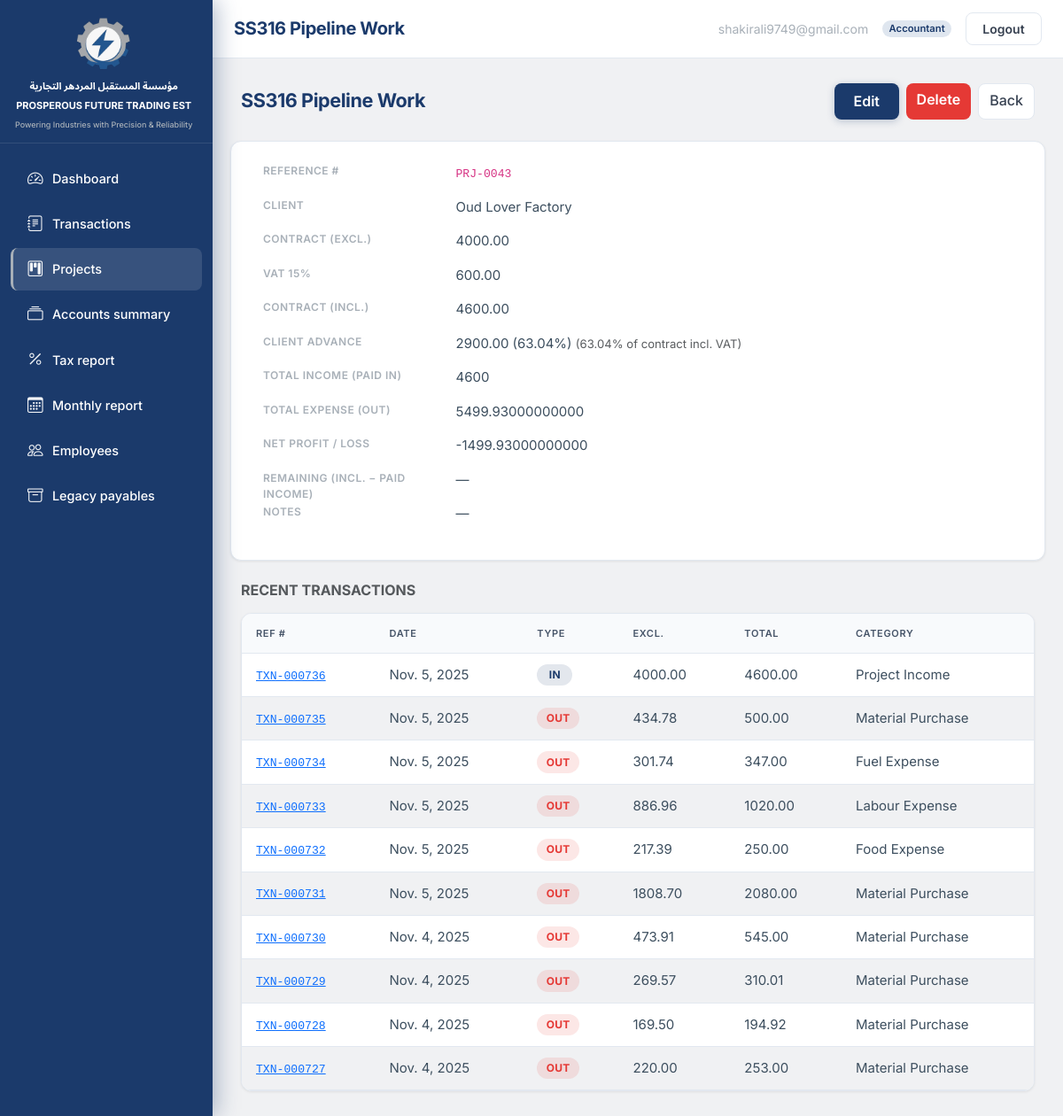
/projects/ref/PRJ-0043/ (signed in), run on the app's committed database.
### projects/models.py (models this page shows, shortened)
class Project(models.Model):
    reference_number = models.CharField(
        max_length=64,
        unique=True,
        db_index=True,
        verbose_name="Reference #",
    )
    name = models.CharField(max_length=255, unique=True)
    client_name = models.CharField(max_length=255, blank=True)
    contract_value_excl_vat = models.DecimalField(
        max_digits=14, decimal_places=2, null=True, blank=True
    )
    advance_amount_incl_vat = models.DecimalField(
        max_digits=14,
        decimal_places=2,
        null=True,
        blank=True,
        verbose_name="Client advance (incl. VAT)",
        help_text="Optional. Leave blank if client pays no advance.",
    )
    notes = models.TextField(blank=True)
    class Meta:
        ordering = ["name"]
    @property
    def vat_15(self):
        if self.contract_value_excl_vat is None:
            return None
        return (self.contract_value_excl_vat * Decimal("0.15")).quantize(Decimal("0.01"))
    @property
    def contract_incl_vat(self):
        if self.contract_value_excl_vat is None or self.vat_15 is None:
            return None
        return self.contract_value_excl_vat + self.vat_15
    @property
    def advance_percent_of_contract(self):
        amt = self.advance_amount_incl_vat
        contract = self.contract_incl_vat
        if amt is None or contract is None or contract == 0:
            return None
        return (amt / contract * Decimal("100")).quantize(Decimal("0.01"))
    @staticmethod
    def _format_percent(pct: Decimal) -> str:
        s = f"{pct:.2f}"
        if "." in s:
            s = s.rstrip("0").rstrip(".")
        return s
    @property
    def client_advance_display(self):
        amt = self.advance_amount_incl_vat
        if amt is None:
            return None
        pct = self.advance_percent_of_contract
        if pct is not None:
            return f"{amt} ({self._format_percent(pct)}%)"
        return str(amt)

### accounts/models.py (models this page shows, shortened)
class User(AbstractBaseUser, PermissionsMixin):
    email = models.EmailField(unique=True)
    full_name = models.CharField(max_length=255, blank=True)
    role = models.CharField(max_length=20, choices=Role.choices, default=Role.VIEWER)
    is_staff = models.BooleanField(default=False)
    is_active = models.BooleanField(default=True)
    date_joined = models.DateTimeField(default=timezone.now)
    objects = UserManager()
    USERNAME_FIELD = "email"
    REQUIRED_FIELDS = []
    class Meta:
        ordering = ["email"]

### transactions/models.py (models this page shows, shortened)
class Transaction(models.Model):
    reference_number = models.CharField(
        max_length=64,
        unique=True,
        db_index=True,
        verbose_name="Reference #",
    )
    date = models.DateField(db_index=True)
    description = models.CharField(max_length=500, blank=True)
    flow_type = models.CharField(max_length=3, choices=FlowType.choices, db_index=True)
    amount_excl_vat = models.DecimalField(max_digits=14, decimal_places=2)
    account = models.CharField(
        max_length=64,
        db_index=True,
        choices=LedgerAccount.choices,
    )
    category = models.CharField(max_length=128, db_index=True)
    project = models.ForeignKey(
        "projects.Project",
        null=True,
        blank=True,
        on_delete=models.SET_NULL,
        related_name="transactions",
    )
    qty = models.DecimalField(max_digits=14, decimal_places=4, null=True, blank=True)
    rate = models.DecimalField(max_digits=14, decimal_places=4, null=True, blank=True)
    party_name = models.CharField(max_length=255, blank=True)
    party_type = models.CharField(
        max_length=64,
        blank=True,
        null=True,
        choices=PartyType.choices,
    )
    invoice_number = models.CharField(max_length=128, blank=True)
    tax_percent = models.DecimalField(max_digits=6, decimal_places=2, null=True, blank=True)
    tax_amount = models.DecimalField(max_digits=14, decimal_places=2, null=True, blank=True)
    total_amount = models.DecimalField(max_digits=14, decimal_places=2, null=True, blank=True)
    payment_status = models.CharField(
        max_length=64,
        blank=True,
        choices=PaymentStatus.choices,
    )
    notes = models.TextField(blank=True)
    created_at = models.DateTimeField(auto_now_add=True)
    updated_at = models.DateTimeField(auto_now=True)
    class Meta:
        ordering = ["-date", "-pk"]
        indexes = [
            models.Index(fields=["date", "flow_type"]),
            models.Index(fields=["account", "flow_type"]),
        ]

### projects/views.py (the view)
class ProjectDetailView(SessionAuthenticatedMixin, DetailView):
    model = Project
    template_name = "projects/project_detail.html"
    context_object_name = "project"
    def get_object(self, queryset=None):
        if queryset is None:
            queryset = self.get_queryset()
        ref = self.kwargs.get("reference_number")
        if ref:
            return get_object_or_404(queryset, reference_number__iexact=ref.strip())
        return super().get_object(queryset)
    def get_context_data(self, **kwargs):
        ctx = super().get_context_data(**kwargs)
        p = self.object
        qs = p.transactions.select_related("project").order_by("-date", "-pk")
        ctx["transactions"] = qs[:100]
        ti = (
            p.transactions.filter(flow_type=FlowType.IN)
            .filter(paid_status_q())
            .aggregate(s=Sum("total_amount"))["s"]
            or Decimal("0")
        )
        te = (
            p.transactions.filter(flow_type=FlowType.OUT).aggregate(s=Sum("total_amount"))[
                "s"
            ]
            or Decimal("0")
        )
        ctx["total_income_paid"] = ti
        ctx["total_expense"] = te
        if p.contract_value_excl_vat is not None:
            ctx["net_profit"] = p.contract_value_excl_vat - te
        else:
            ctx["net_profit"] = None
        if p.contract_incl_vat is not None:
            ctx["remaining_display"] = p.contract_incl_vat - ti
        else:
            ctx["remaining_display"] = None
        return ctx

### TradingEST/context_processors.py (called while the page is built)
def brand(_request):
    return {
        "brand_name_ar": BRAND_NAME_AR,
        "brand_name_en": BRAND_NAME_EN,
        "brand_tagline": BRAND_TAGLINE,
    }

### accounts/mixins.py (called while the page is built)
    def dispatch(self, request, *args, **kwargs):
        if not request.user.is_authenticated:
            return HttpResponseRedirect(self.resolve_redirect(request))
        return super().dispatch(request, *args, **kwargs)

### reports/services.py (called while the page is built)
def paid_status_q(prefix: str = "") -> Q:
    key = f"{prefix}payment_status__iexact"
    return Q(**{key: PaymentStatus.PAID.value})

### templates/projects/project_detail.html (shortened to what this page needs)
{% extends "base.html" %}
{% block header_title %}{{ project.name }}{% endblock %}
{% block content %}
<div class="te-page-heading-row">
  <h1>{{ project.name }}</h1>
  <div class="d-flex flex-wrap gap-2">
    {% if user.role == 'admin' or user.role == 'accountant' %}
    <a class="btn te-btn-gradient" href="{% url 'projects:edit' project.pk %}">Edit</a>
    <a class="btn te-btn-danger" href="{% url 'projects:delete' project.pk %}">Delete</a>
    {% endif %}
    <a class="btn te-btn-secondary" href="{% url 'projects:list' %}">Back</a>
  </div>
</div>
<dl class="row te-dl-card mb-4">
  <dt class="col-sm-3">Reference #</dt><dd class="col-sm-9"><code>{{ project.reference_number }}</code></dd>
  <dt class="col-sm-3">Client</dt><dd class="col-sm-9">{{ project.client_name }}</dd>
  <dt class="col-sm-3">Contract (excl.)</dt><dd class="col-sm-9">{{ project.contract_value_excl_vat|default:"—" }}</dd>
  <dt class="col-sm-3">VAT 15%</dt><dd class="col-sm-9">{{ project.vat_15|default:"—" }}</dd>
  <dt class="col-sm-3">Contract (incl.)</dt><dd class="col-sm-9">{{ project.contract_incl_vat|default:"—" }}</dd>
  <dt class="col-sm-3">Client advance</dt>
  <dd class="col-sm-9">
    {% if project.advance_amount_incl_vat is not None %}
      {{ project.client_advance_display }}
      {% if project.advance_percent_of_contract %}
      <span class="text-muted small">({{ project.advance_percent_of_contract }}% of contract incl. VAT)</span>
      {% endif %}
    {% else %}
      —
    {% endif %}
  </dd>
  <dt class="col-sm-3">Total income (Paid IN)</dt><dd class="col-sm-9">{{ total_income_paid }}</dd>
  <dt class="col-sm-3">Total expense (OUT)</dt><dd class="col-sm-9">{{ total_expense }}</dd>
  <dt class="col-sm-3">Net profit / loss</dt><dd class="col-sm-9">{{ net_profit|default:"—" }}</dd>
  <dt class="col-sm-3">Remaining (incl. − paid income)</dt><dd class="col-sm-9">{{ remaining_display|default:"—" }}</dd>
  <dt class="col-sm-3">Notes</dt><dd class="col-sm-9">{{ project.notes|default:"—"|linebreaks }}</dd>
</dl>
<h2 class="h6 text-muted text-uppercase fw-bold mb-3">Recent transactions</h2>
{% if transactions %}
<div class="te-table-card">
  <div class="table-responsive">
    <table class="table table-sm mb-0 align-middle">
      <thead><tr><th>Ref #</th><th>Date</th><th>Type</th><th>Excl.</th><th>Total</th><th>Category</th></tr></thead>
      <tbody>
        {% for t in transactions %}
        <tr>
          <td><a href="{% url 'transactions:detail_by_ref' t.reference_number %}"><code class="small">{{ t.reference_number }}</code></a></td>
          <td>{{ t.date }}</td>
          <td>{% include "partials/flow_badge.html" with flow=t.flow_type %}</td>
          <td>{{ t.amount_excl_vat }}</td>
          <td>{{ t.total_amount }}</td>
          <td>{{ t.category }}</td>
        </tr>
        {% endfor %}
      </tbody>
    </table>
  </div>
</div>
{% else %}
<div class="te-page-card te-empty-state py-4">
  <i class="bi bi-journal-x"></i>
  <p class="mb-0">No transactions for this project.</p>
</div>
{% endif %}
{% endblock %}

### templates/base.html (shortened to what this page needs)
{% load static %}
<!DOCTYPE html>
<html lang="en">
<head>
  <link href="https://cdn.jsdelivr.net/npm/bootstrap@5.3.3/dist/css/bootstrap.min.css" rel="stylesheet"
>
  <link rel="stylesheet" href="https://cdn.jsdelivr.net/npm/bootstrap-icons@1.11.3/font/bootstrap-icons.min.css">
  <link rel="stylesheet" href="{% static 'css/app.css' %}">
</head>
<body class="te-app-body">
<div class="te-app-layout">
  <div class="te-app-main">
    <header class="te-topbar">
      <div class="te-topbar-desktop d-none d-md-flex w-100 align-items-center justify-content-between gap-3 min-w-0">
        <h1 class="te-topbar-title text-truncate mb-0 flex-grow-1 min-w-0">{% block header_title %}Dashboard{% endblock %}</h1>
        {% if user.is_authenticated %}
        <div class="te-topbar-actions flex-shrink-0">
          <span class="te-topbar-email d-none d-lg-inline">{{ user.email }}</span>
          {% if user.role == 'admin' %}
          <span class="badge rounded-pill badge-role-admin">{{ user.get_role_display }}</span>
          {% elif user.role == 'accountant' %}
          <span class="badge rounded-pill badge-role-accountant">{{ user.get_role_display }}</span>
          {% else %}
          <span class="badge rounded-pill badge-role-viewer">{{ user.get_role_display }}</span>
          {% endif %}
          <form action="{% url 'accounts:logout' %}" method="post" class="d-inline mb-0">
            <button type="submit" class="btn btn-sm te-btn-logout">Logout</button>
          </form>
        </div>
        {% endif %}
      </div>
    </header>
    <div class="te-content-wrap">
      {% block content %}{% endblock %}
    </div>
  </div>
  <aside id="teSidebar" class="te-sidebar" aria-label="Main navigation">
    <div class="te-sidebar-head">
      <div class="te-sidebar-logo">
        {% include "partials/sidebar_brand.html" %}
      </div>
    </div>
    <div class="te-sidebar-nav">
      {% include "partials/sidebar_nav.html" %}
    </div>
  </aside>
</div>
</body>
</html>

### templates/partials/flow_badge.html
{% if flow == "IN" %}
<span class="te-badge-flow te-badge-flow--in">IN</span>
{% else %}
<span class="te-badge-flow te-badge-flow--out">OUT</span>
{% endif %}

### data on the page
Project: name "SS316 Pipeline Work", reference_number "PRJ-0043", client_name "Oud Lover Factory", contract_value_excl_vat "4000.00", vat_15 "600.00", contract_incl_vat "4600.00", client_advance_display "2900.00 (63.04%)", advance_percent_of_contract "63.04", notes "—"
User: email "shakirali9749@gmail.com", role "Accountant"
Transaction: reference_number "TXN-000736", date "Nov. 5, 2025", flow_type "IN", amount_excl_vat "4000.00", total_amount "4600.00", category "Project Income"
Transaction: reference_number "TXN-000735", date "Nov. 5, 2025", flow_type "OUT", amount_excl_vat "434.78", total_amount "500.00", category "Material Purchase"
Transaction: reference_number "TXN-000734", date "Nov. 5, 2025", flow_type "OUT", amount_excl_vat "301.74", total_amount "347.00", category "Fuel Expense"
Transaction: reference_number "TXN-000733", date "Nov. 5, 2025", flow_type "OUT", amount_excl_vat "886.96", total_amount "1020.00", category "Labour Expense"
Transaction: reference_number "TXN-000732", date "Nov. 5, 2025", flow_type "OUT", amount_excl_vat "217.39", total_amount "250.00", category "Food Expense"
Transaction: reference_number "TXN-000731", date "Nov. 5, 2025", flow_type "OUT", amount_excl_vat "1808.70", total_amount "2080.00", category "Material Purchase"
Transaction: reference_number "TXN-000730", date "Nov. 4, 2025", flow_type "OUT", amount_excl_vat "473.91", total_amount "545.00", category "Material Purchase"
Transaction: reference_number "TXN-000729", date "Nov. 4, 2025", flow_type "OUT", amount_excl_vat "269.57", total_amount "310.01", category "Material Purchase"
Transaction: reference_number "TXN-000728", date "Nov. 4, 2025", flow_type "OUT", amount_excl_vat "169.50", total_amount "194.92", category "Material Purchase"
Transaction: reference_number "TXN-000727", date "Nov. 4, 2025", flow_type "OUT", amount_excl_vat "220.00", total_amount "253.00", category "Material Purchase"

### other printed values
{{ total_income_paid }} "4600"
{{ total_expense }} "5499.93000000000"
{{ net_profit|default:"—" }} "-1499.93000000000"
{{ remaining_display|default:"—" }} "—"
{{ brand_name_ar }} "مؤسسة المستقبل المردهر التجارية"
{{ brand_name_en }} "PROSPEROUS FUTURE TRADING EST"
{{ brand_tagline }} "Powering Industries with Precision & Reliability"
